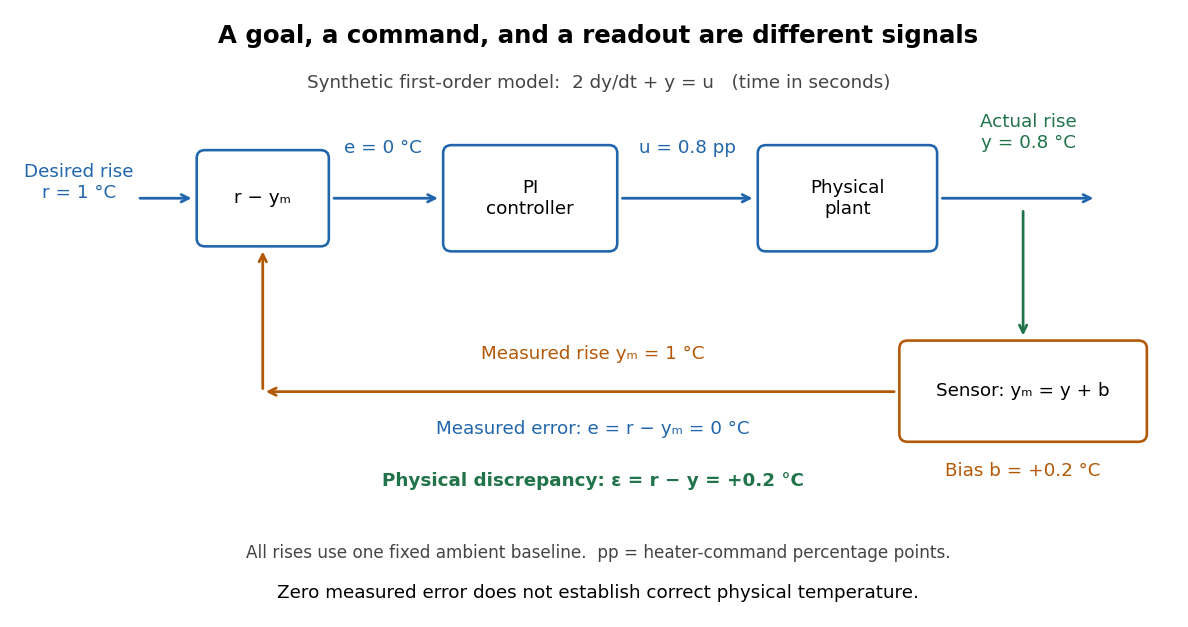

Here is the Python script that generated this plot:
"""Original tracking-signal schematic; synthetic PI equilibrium, not lab data.

Tested with Python 3.14.4, NumPy 2.3.5, and Matplotlib 3.10.7.
Run from _media; the PNG is written to the current working directory.
"""

from pathlib import Path

import matplotlib.pyplot as plt
from matplotlib.patches import FancyBboxPatch


def main():
    plt.rcParams.update({"font.size": 12, "font.family": "DejaVu Sans"})
    fig, ax = plt.subplots(figsize=(10.8, 5.7), dpi=110, facecolor="white")
    ax.set(xlim=(0, 11), ylim=(0, 6))
    ax.axis("off")
    blue, orange, green = "#2166ac", "#b35806", "#21734a"

    def box(x, y, w, h, label, color=blue):
        ax.add_patch(FancyBboxPatch(
            (x, y), w, h, boxstyle="round,pad=0.08",
            facecolor="white", edgecolor=color, linewidth=1.7,
        ))
        ax.text(x + w / 2, y + h / 2, label, ha="center", va="center")

    def arrow(start, end, color=blue):
        ax.annotate("", xy=end, xytext=start,
                    arrowprops={"arrowstyle": "->", "color": color, "lw": 1.8})

    ax.text(5.5, 5.7, "A goal, a command, and a readout are different signals",
            ha="center", fontsize=16, weight="bold")
    ax.text(5.5, 5.25, "Synthetic first-order model:  2 dy/dt + y = u   (time in seconds)",
            ha="center", color="#444444")
    ax.text(0.55, 4.15, "Desired rise\nr = 1 °C", ha="center", color=blue)
    arrow((1.1, 4.15), (1.65, 4.15))
    box(1.75, 3.75, 1.1, 0.8, "r − yₘ")
    arrow((2.95, 4.15), (4.0, 4.15))
    ax.text(3.45, 4.6, "e = 0 °C", ha="center", color=blue)
    box(4.1, 3.7, 1.5, 0.9, "PI\ncontroller")
    arrow((5.7, 4.15), (7.0, 4.15))
    ax.text(6.35, 4.6, "u = 0.8 pp", ha="center", color=blue)
    box(7.1, 3.7, 1.55, 0.9, "Physical\nplant")
    arrow((8.75, 4.15), (10.25, 4.15))
    ax.text(9.6, 4.65, "Actual rise\ny = 0.8 °C", ha="center", color=green)
    arrow((9.55, 4.05), (9.55, 2.75), green)
    box(8.45, 1.8, 2.2, 0.85, "Sensor: yₘ = y + b", orange)
    ax.text(9.55, 1.38, "Bias b = +0.2 °C", ha="center", color=orange)
    arrow((8.35, 2.22), (2.3, 2.22), orange)
    arrow((2.3, 2.22), (2.3, 3.65), orange)
    ax.text(5.45, 2.55, "Measured rise yₘ = 1 °C", ha="center", color=orange)
    ax.text(5.45, 1.8, "Measured error: e = r − yₘ = 0 °C",
            ha="center", color=blue)
    ax.text(5.45, 1.28, "Physical discrepancy: ε = r − y = +0.2 °C",
            ha="center", color=green, weight="bold")
    ax.text(5.5, 0.56, "All rises use one fixed ambient baseline.  pp = heater-command percentage points.",
            ha="center", fontsize=11, color="#444444")
    ax.text(5.5, 0.16, "Zero measured error does not establish correct physical temperature.",
            ha="center", fontsize=12)
    fig.tight_layout(pad=0.7)
    fig.savefig(Path(__file__).with_suffix(".png").name, facecolor="white", transparent=False)
    plt.close(fig)


if __name__ == "__main__":
    main()
